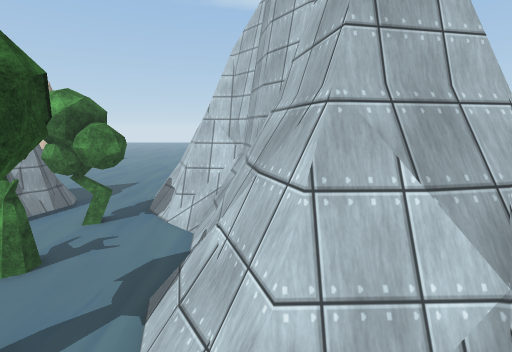
view 1 (above)

22 first-person views from a walk through a 3-D level made in the Unity game engine. The camera is 1.4 m above the floor, tilts 10° down and sees 85° across. The floor is counted in squares, 1 m on a side. Each view is taken from the middle of a square. On the plan, view 1 faces up. The plan holds only what a view shows up to about 14 squares ahead; the rest is blank. The place goes on beyond the plan. Some animated figures are left out. Some surface patterns are stand-ins.

view 2
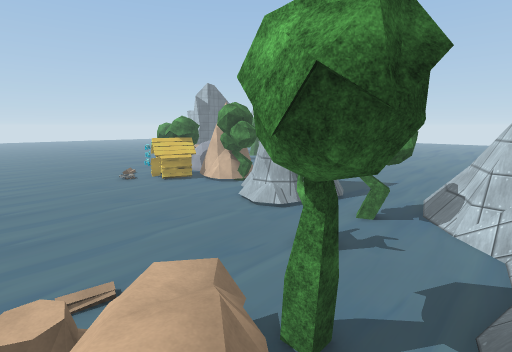

view 3
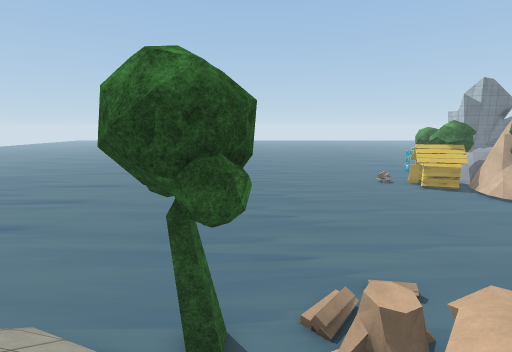

view 4
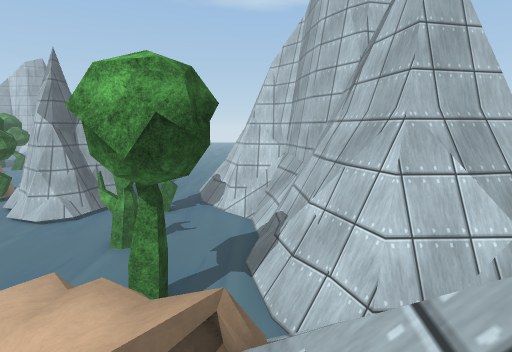

view 5
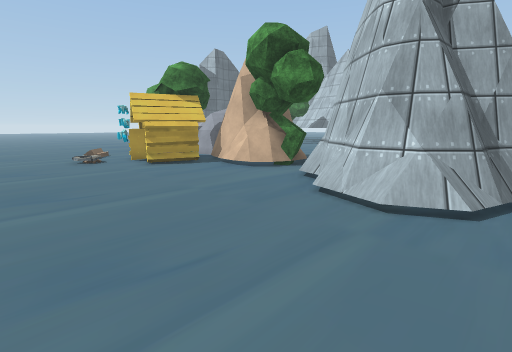

view 6
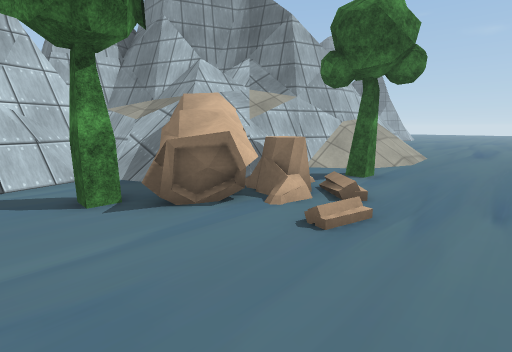

view 7
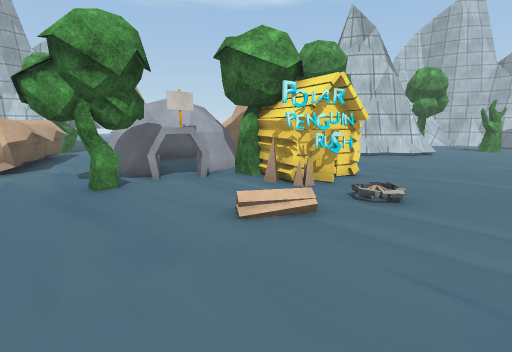

view 8
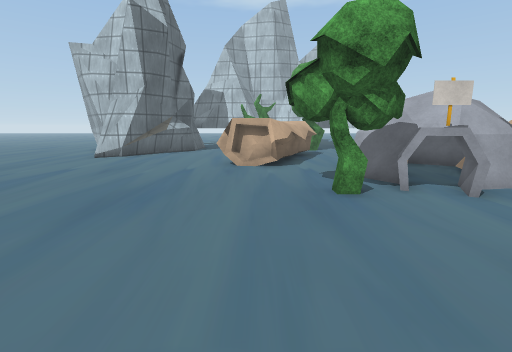

view 9
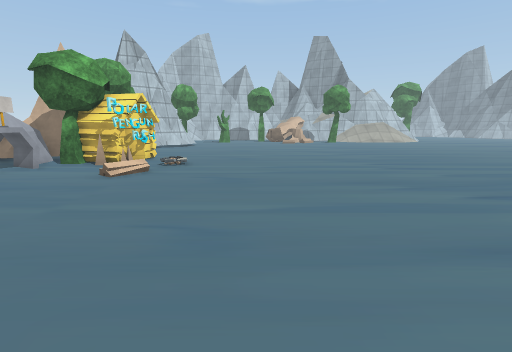

view 10
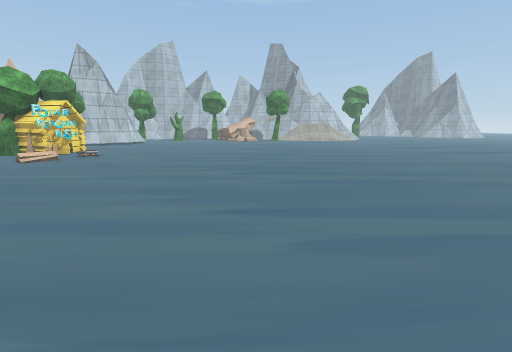

view 11
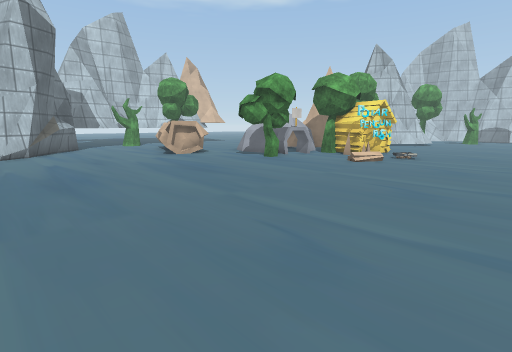

view 12
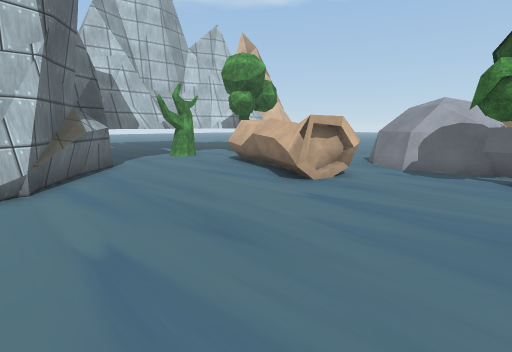

view 13
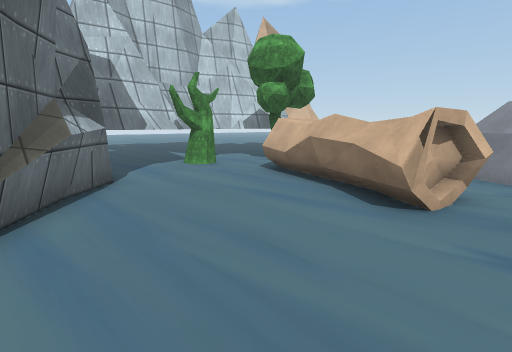

view 14
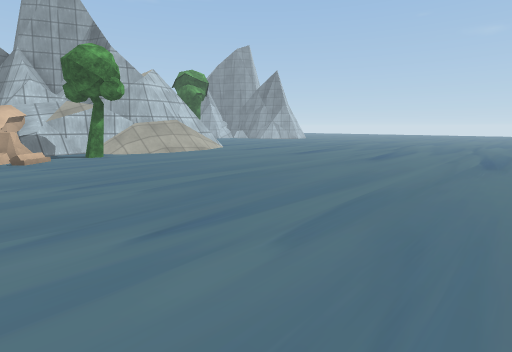

view 15
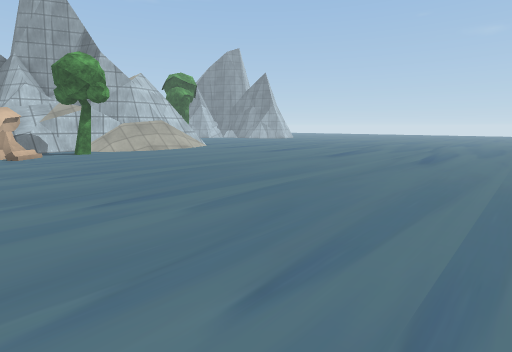

view 16
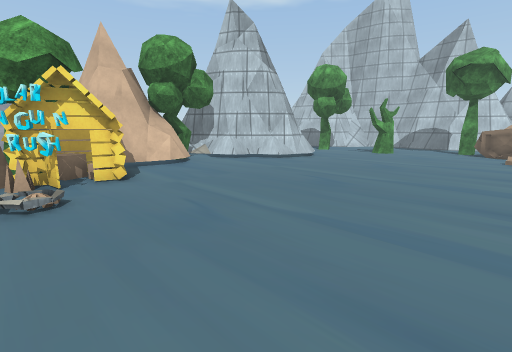

view 17
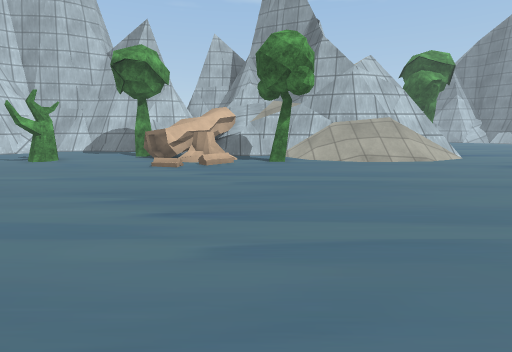

view 18
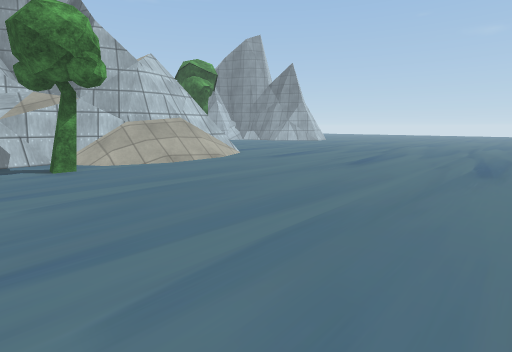

view 19
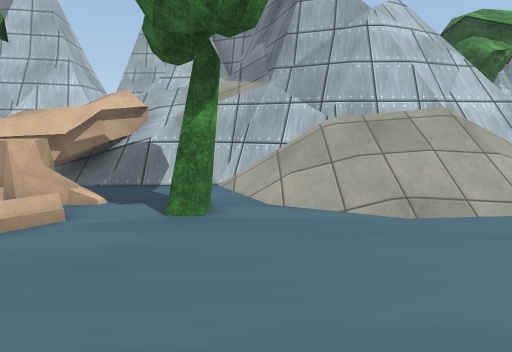

view 20
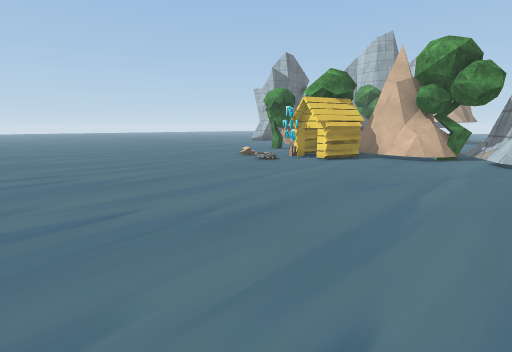

view 21
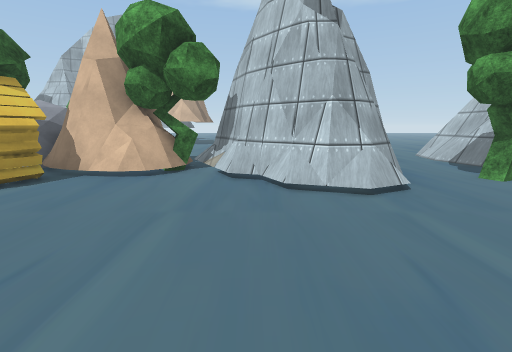

view 22
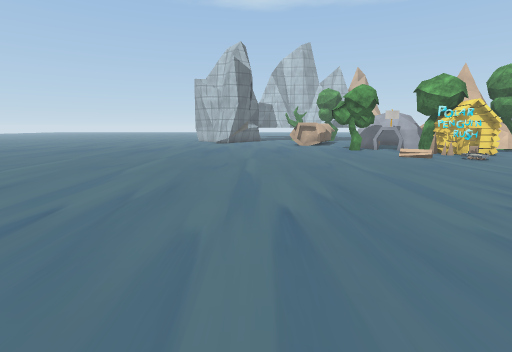

### Floor plan
Key: @ floor where view 1 was taken; # wall or solid block; . main floor; : floor 1.75 m higher than the main floor; / step, stairs or slope; = window, fence, low wall or low ledge; ^ raised ledge; v drop or lower ground; T tree; C cabin; S spikes; O other object.
Columns run from 35 left of view 1 to 3 right of it. Each row starts with its distance up from view 1.
 26           ##
 25      ####T.##
 24      ...TT..
 23     #......TT
 22    ##.......
 21   ##.....OOO.
 20  ##.....OOOO.
 19 .#......OOO..
 18 ........OOO....
 17 .......OOO...OO               ==
 16 .......OOO..OOOO             .=##
 15 ...........OOO O    =#      ..=#
 14 ...........OO.OOO   =#      ..=#
 13 ............OOOO## TT#    #...=#
 12 .........TTTOOOOO#OTT##  ##....##^^^
 11 ..............TCCOOO.######..T.=##=^
 10 .............SCOC.....####=.TT...O##
  9 ............SCCCC......###.......=#
  8 ...........//.OC.................=#
  7 .............//.............TT...=#
  6 .................................=#
  5 .................................=#
  4 ...............................T.=#####
  3 .............................OTT..#####
  2 .............................OOO//=vvv#
  1 .........................../.OOOO///:=^
  0 ...........................//O/OO//@=#^
 -1 ............................//.#O/=^#^
 -2  ..............................=v/==^
 -3   ..........................TT.#v/==#
 -4    .........................../=v//=#
 -5     .........................//###^#^
 -6      ........................//#^^
 -7       .......................//#^
 -8        ......................//#^
 -9         .....................//#^
-10           .................../=##

Positions as (right, up) in squares from view 1, and headings:
1: (0, 0), facing up
2: (-2, 0), facing up-left
3: (-2, -2), facing left
4: (-2, -2), facing up
5: (-9, 4), facing up-left
6: (-10, 5), facing down-right
7: (-27, 5), facing up-right
8: (-27, 6), facing up
9: (-32, 4), facing right
10: (-35, -1), facing right
11: (-35, 3), facing up-right
12: (-34, 12), facing up-right
13: (-33, 15), facing up-right
14: (-21, 1), facing down-right
15: (-23, 1), facing down-right
16: (-22, 1), facing up-right
17: (-18, -2), facing right
18: (-17, -1), facing down-right
19: (-11, -4), facing right
20: (-13, -2), facing up-left
21: (-13, 3), facing up
22: (-31, -5), facing up
